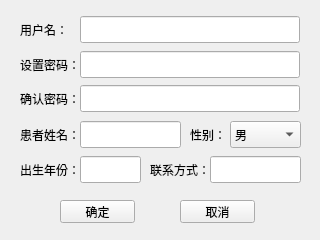
<?xml version="1.0" encoding="UTF-8"?>
<ui version="4.0">
 <class>PatientRegisterView</class>
 <widget class="QWidget" name="PatientRegisterView">
  <property name="geometry">
   <rect>
    <x>0</x>
    <y>0</y>
    <width>320</width>
    <height>240</height>
   </rect>
  </property>
  <property name="windowTitle">
   <string>Form</string>
  </property>
  <property name="styleSheet">
   <string notr="true"/>
  </property>
  <widget class="QLabel" name="label_3">
   <property name="geometry">
    <rect>
     <x>20</x>
     <y>85</y>
     <width>60</width>
     <height>27</height>
    </rect>
   </property>
   <property name="text">
    <string>确认密码：</string>
   </property>
  </widget>
  <widget class="QLabel" name="label_8">
   <property name="geometry">
    <rect>
     <x>150</x>
     <y>156</y>
     <width>60</width>
     <height>27</height>
    </rect>
   </property>
   <property name="text">
    <string>联系方式：</string>
   </property>
  </widget>
  <widget class="QComboBox" name="sex">
   <property name="geometry">
    <rect>
     <x>230</x>
     <y>121</y>
     <width>71</width>
     <height>27</height>
    </rect>
   </property>
   <item>
    <property name="text">
     <string>男</string>
    </property>
   </item>
   <item>
    <property name="text">
     <string>女</string>
    </property>
   </item>
  </widget>
  <widget class="QLabel" name="label_4">
   <property name="geometry">
    <rect>
     <x>20</x>
     <y>121</y>
     <width>60</width>
     <height>27</height>
    </rect>
   </property>
   <property name="text">
    <string>患者姓名：</string>
   </property>
  </widget>
  <widget class="QLineEdit" name="bornYear">
   <property name="geometry">
    <rect>
     <x>80</x>
     <y>156</y>
     <width>61</width>
     <height>27</height>
    </rect>
   </property>
  </widget>
  <widget class="QLabel" name="label_12">
   <property name="geometry">
    <rect>
     <x>20</x>
     <y>51</y>
     <width>60</width>
     <height>27</height>
    </rect>
   </property>
   <property name="text">
    <string>设置密码：</string>
   </property>
  </widget>
  <widget class="QLabel" name="label_5">
   <property name="geometry">
    <rect>
     <x>190</x>
     <y>121</y>
     <width>40</width>
     <height>27</height>
    </rect>
   </property>
   <property name="text">
    <string>性别：</string>
   </property>
  </widget>
  <widget class="QLineEdit" name="phoneNo">
   <property name="geometry">
    <rect>
     <x>210</x>
     <y>156</y>
     <width>91</width>
     <height>27</height>
    </rect>
   </property>
  </widget>
  <widget class="QLineEdit" name="name">
   <property name="geometry">
    <rect>
     <x>80</x>
     <y>121</y>
     <width>101</width>
     <height>27</height>
    </rect>
   </property>
  </widget>
  <widget class="QLabel" name="label_13">
   <property name="geometry">
    <rect>
     <x>20</x>
     <y>16</y>
     <width>60</width>
     <height>27</height>
    </rect>
   </property>
   <property name="text">
    <string>用户名：</string>
   </property>
  </widget>
  <widget class="QLineEdit" name="password">
   <property name="geometry">
    <rect>
     <x>80</x>
     <y>51</y>
     <width>220</width>
     <height>27</height>
    </rect>
   </property>
   <property name="echoMode">
    <enum>QLineEdit::Password</enum>
   </property>
  </widget>
  <widget class="QLineEdit" name="username">
   <property name="geometry">
    <rect>
     <x>80</x>
     <y>16</y>
     <width>220</width>
     <height>27</height>
    </rect>
   </property>
   <property name="echoMode">
    <enum>QLineEdit::Normal</enum>
   </property>
  </widget>
  <widget class="QLabel" name="label_14">
   <property name="geometry">
    <rect>
     <x>20</x>
     <y>156</y>
     <width>61</width>
     <height>27</height>
    </rect>
   </property>
   <property name="text">
    <string>出生年份：</string>
   </property>
  </widget>
  <widget class="QLineEdit" name="confirm_password">
   <property name="geometry">
    <rect>
     <x>80</x>
     <y>85</y>
     <width>220</width>
     <height>27</height>
    </rect>
   </property>
   <property name="echoMode">
    <enum>QLineEdit::Password</enum>
   </property>
  </widget>
  <widget class="QPushButton" name="confirm">
   <property name="geometry">
    <rect>
     <x>60</x>
     <y>200</y>
     <width>75</width>
     <height>23</height>
    </rect>
   </property>
   <property name="text">
    <string>确定</string>
   </property>
  </widget>
  <widget class="QPushButton" name="cancel">
   <property name="geometry">
    <rect>
     <x>180</x>
     <y>200</y>
     <width>75</width>
     <height>23</height>
    </rect>
   </property>
   <property name="text">
    <string>取消</string>
   </property>
  </widget>
 </widget>
 <tabstops>
  <tabstop>username</tabstop>
  <tabstop>password</tabstop>
  <tabstop>confirm_password</tabstop>
  <tabstop>name</tabstop>
  <tabstop>sex</tabstop>
  <tabstop>bornYear</tabstop>
  <tabstop>phoneNo</tabstop>
  <tabstop>confirm</tabstop>
  <tabstop>cancel</tabstop>
 </tabstops>
 <resources/>
 <connections/>
</ui>
